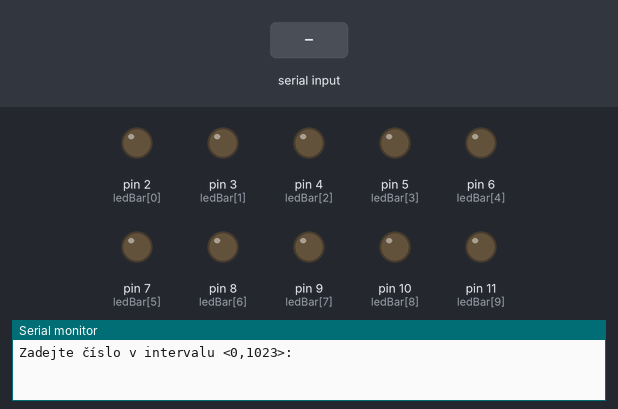
Simulated run of this sketch. Board: Arduino Uno, built with avr-gcc and run on an emulated ATmega328P. On the bench: output pins drawn as LEDs (lit = HIGH), the last lines printed to the serial monitor. Inputs (shaded band) come from the test bench.

Above: at 2.7 s.
2.8 s: "1" received over Serial
At 5.0 s:
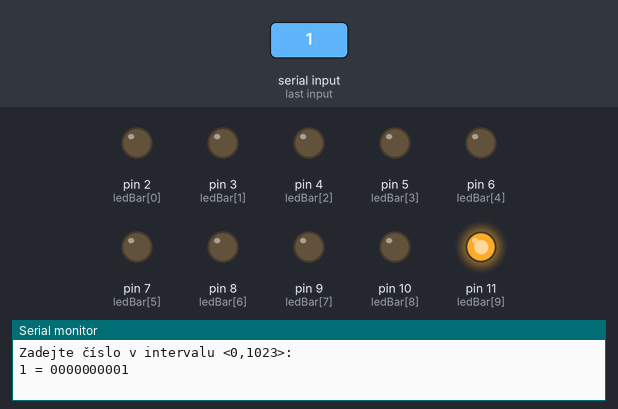
5.3 s: "90,45\n" received over Serial
At 7.2 s:
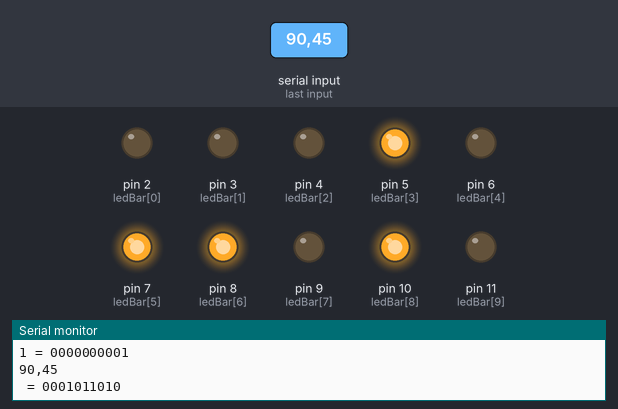
7.8 s: "5\n" received over Serial
At 10.0 s:
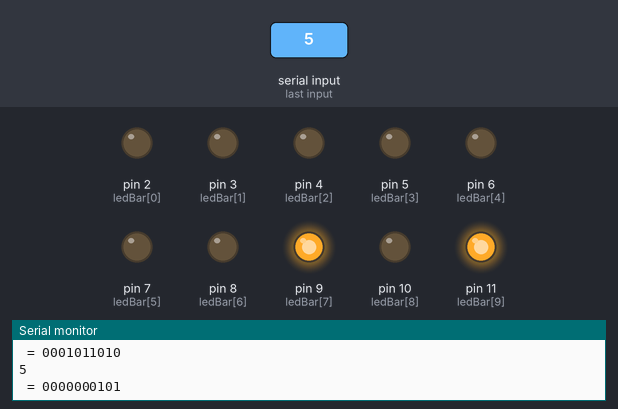
10.3 s: "30,150\n" received over Serial
At 12.3 s:
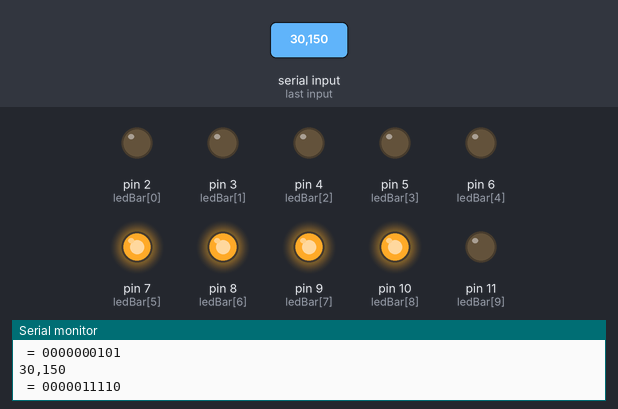
12.8 s: "200\n" received over Serial
At 14.1 s:
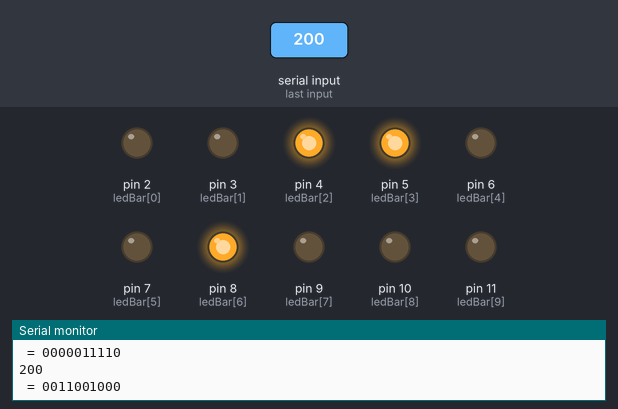
15.3 s: "0" received over Serial
At 17.1 s:
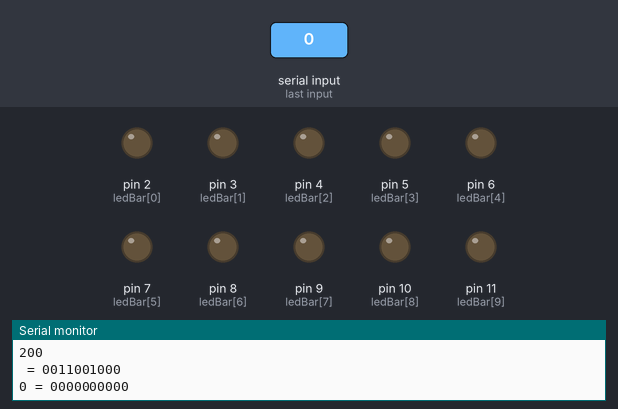
Timing chart, 0 to 18.6 s (numbered marks = the images above; inputs shaded):
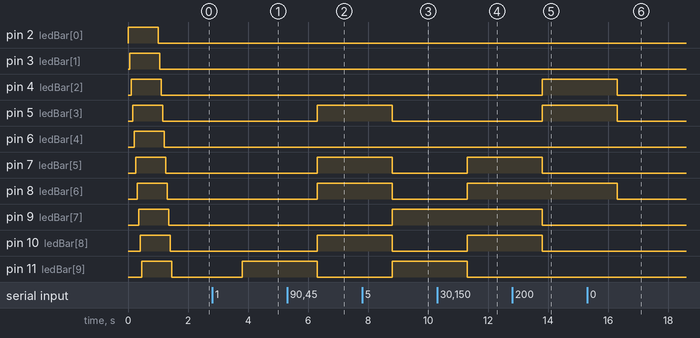

The sketch:

soutez.ino
```cpp
#define bits 10
#define minNum 0
#define maxNum 1024
int ledBar[] = {2, 3, 4, 5, 6, 7, 8, 9, 10, 11};

void setup() {
  for (int i = 0; i < bits; i++) {
    pinMode(ledBar[i], OUTPUT);
    digitalWrite(ledBar[i], HIGH);
    delay(50);
  }
  delay(500);
  for (int i = 0; i < bits; i++) {
    digitalWrite(ledBar[i], LOW);
    delay(50);
  }
  Serial.begin(9600);
  Serial.println("Zadejte číslo v intervalu <0,1023>:  ");
}

void loop() {
  if (Serial.available()) {
    String decNum = Serial.readString();
    int decNumInt = decNum.toInt();
    if (decNumInt >= minNum && decNumInt < maxNum) {
      String binNum = String(decNumInt, BIN);
      int leng = binNum.length();
      for (int i = 0; i < bits - leng; i++) {
        binNum = "0" + binNum;
      }
      Serial.print(decNum);
      Serial.print(" = ");
      Serial.println(binNum);
      for (int i = 0; i < bits; i++) {
        if (binNum[i] == '1') {
          digitalWrite(ledBar[i], HIGH);
        }
        if (binNum[i] == '0') {
          digitalWrite(ledBar[i], LOW);
        }
      }
    }
    else {
      Serial.println("Zadali jste číslo mimo rozsah.");
      Serial.println("Zadejte číslo v intervalu <0,1023>:  ");
    }
  }
}
```

Measured:
- after the input at 2.8 s, pin 11 (ledBar[9]): LOW → HIGH after 1.0 s
- after the input at 5.3 s, pin 5 (ledBar[3]), pin 7 (ledBar[5]), pin 8 (ledBar[6]), pin 10 (ledBar[8]): LOW → HIGH after 1.0 s; pin 11 (ledBar[9]): HIGH → LOW after 1.0 s
- after the input at 7.8 s, pin 5 (ledBar[3]), pin 7 (ledBar[5]), pin 8 (ledBar[6]), pin 10 (ledBar[8]): HIGH → LOW after 1.0 s; pin 9 (ledBar[7]), pin 11 (ledBar[9]): LOW → HIGH after 1.0 s
- after the input at 10.3 s, pin 7 (ledBar[5]), pin 8 (ledBar[6]), pin 10 (ledBar[8]): LOW → HIGH after 1.0 s; pin 11 (ledBar[9]): HIGH → LOW after 1.0 s
- after the input at 12.8 s, pin 4 (ledBar[2]), pin 5 (ledBar[3]): LOW → HIGH after 1.0 s; pin 7 (ledBar[5]), pin 9 (ledBar[7]), pin 10 (ledBar[8]): HIGH → LOW after 1.0 s
- after the input at 15.3 s, pin 4 (ledBar[2]), pin 5 (ledBar[3]), pin 8 (ledBar[6]): HIGH → LOW after 1.0 s
